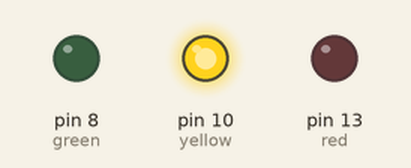
A sketch run on a simulated Arduino Uno, built with avr-gcc and run on an emulated ATmega328P. Parts: output pins drawn as LEDs (lit = HIGH).

Above: at 0.5 s.
At 2.04 s:
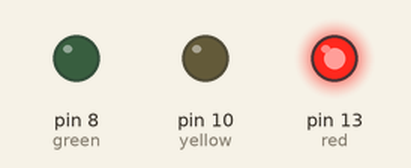
Timing chart, 0 to 3.0 s (numbered marks = the images above):
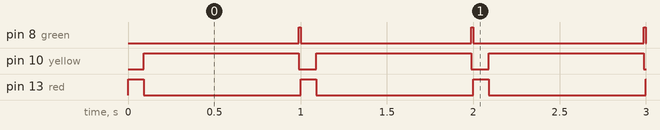

Measured:
- by itself, pin 8 (green): alternates HIGH for 0.01 s and LOW for 0.99 s
- by itself, pin 10 (yellow): alternates HIGH for 0.90 s and LOW for 0.10 s
- by itself, pin 13 (red): alternates HIGH for 0.09 s and LOW for 0.91 s

The sketch:

L1.ino
```cpp
int red=13;
int yellow=10;
int green=8;
void setup() {
  // put your setup code here, to run once:
pinMode (red,OUTPUT);
pinMode (yellow,OUTPUT);
pinMode (green,OUTPUT);
}

void loop() {
  // put your main code here, to run repeatedly:
 digitalWrite (red,HIGH);
 digitalWrite(yellow,LOW);
 digitalWrite(green,LOW);
 delay(90);
 digitalWrite(red,LOW);
 digitalWrite (yellow,HIGH);
 digitalWrite(green,LOW);
 delay(900);
 digitalWrite(red,LOW);
 digitalWrite(yellow,LOW);
 digitalWrite (green,HIGH);
 delay(9);
}
```
